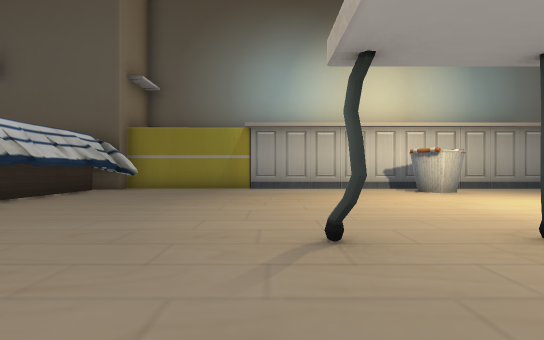
view 1 (above)

18 first-person views from a walk through a scene from a Unity 3-D project. The camera is 1.2 m above the floor, looks level and sees 85° across. The floor is counted in squares, 2 m on a side. Each view is taken from the middle of a square. On the plan, view 1 faces up. The plan holds only what a view shows up to about 9 squares ahead; the rest is blank. The place goes on beyond the plan.

view 2
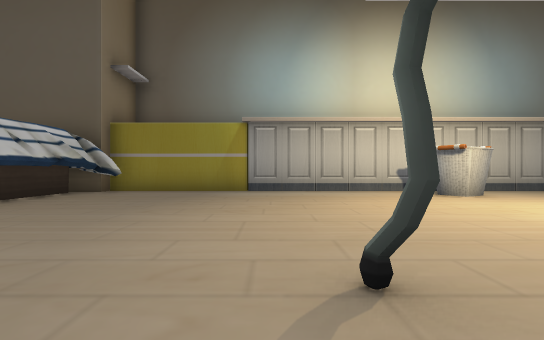

view 3
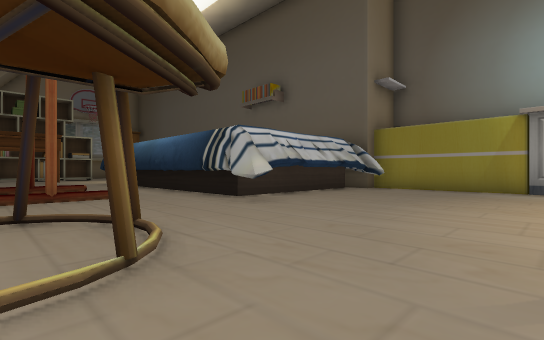

view 4
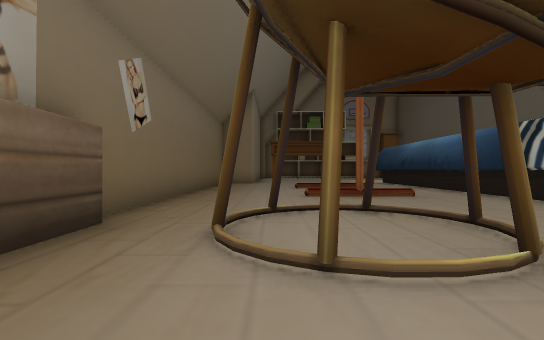

view 5
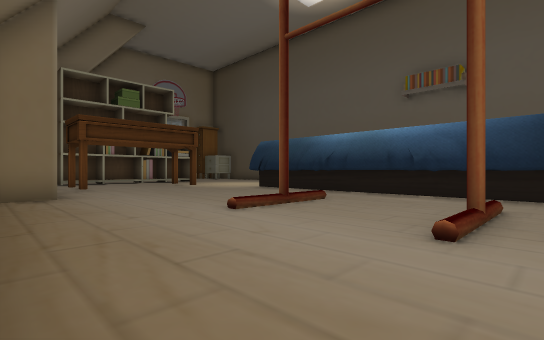

view 6
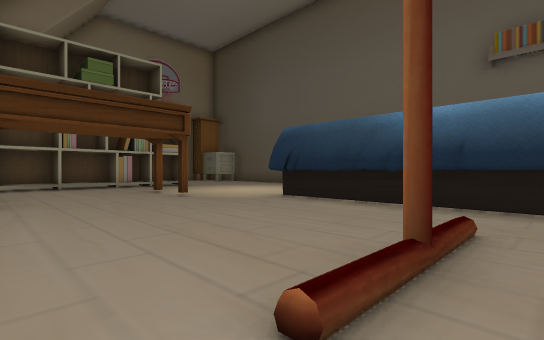

view 7
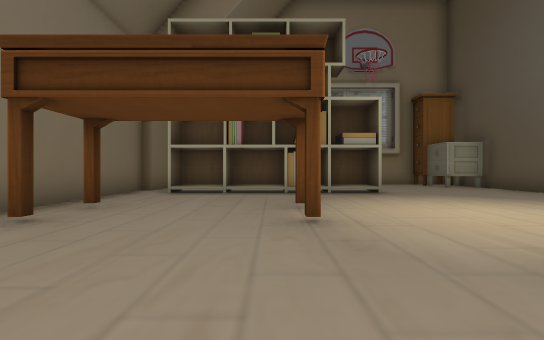

view 8
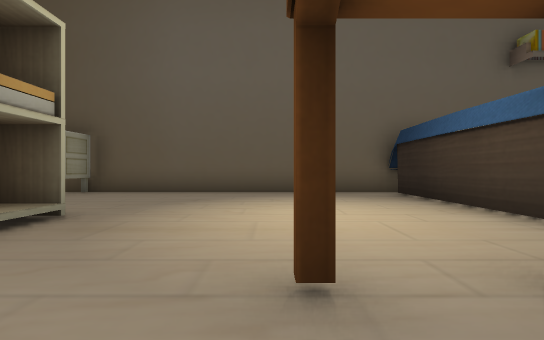

view 9
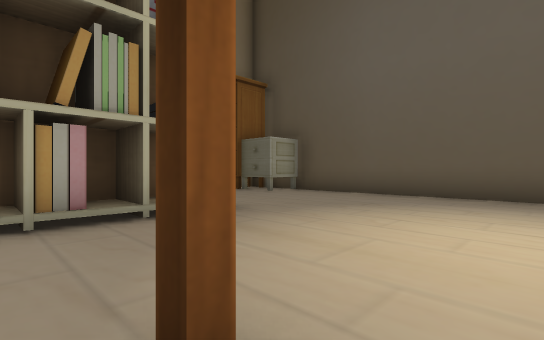

view 10
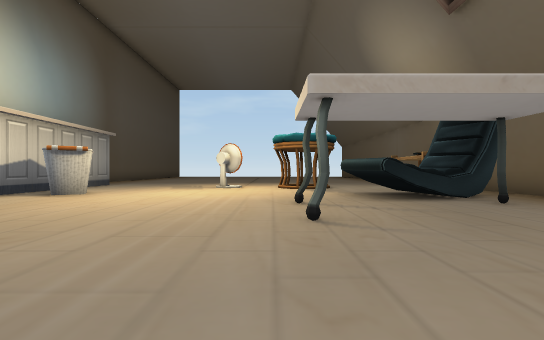

view 11
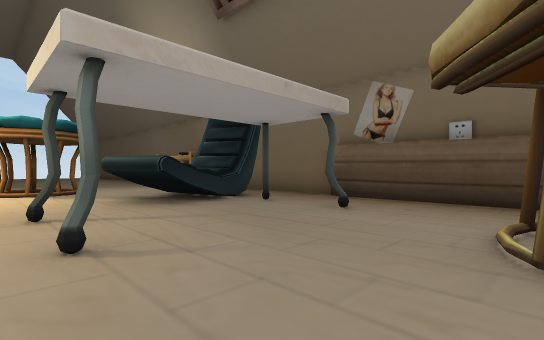

view 12
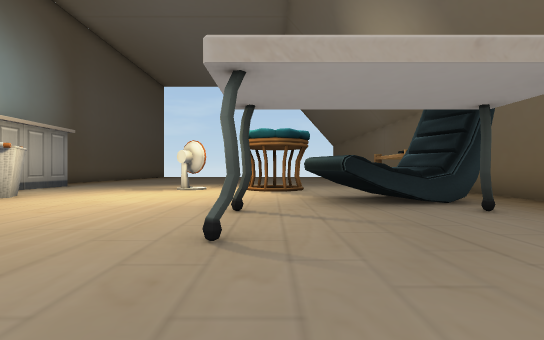

view 13
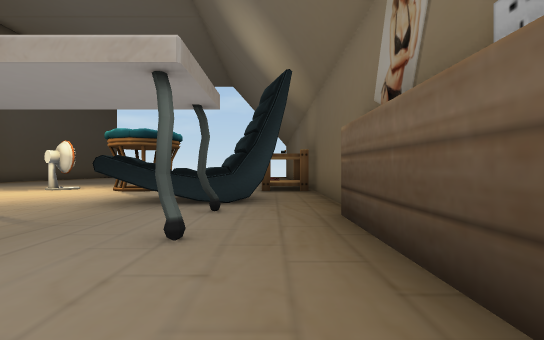

view 14
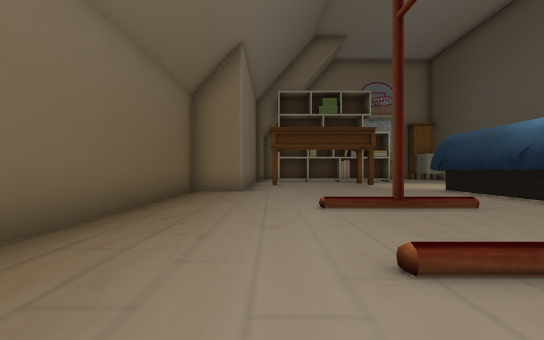

view 15
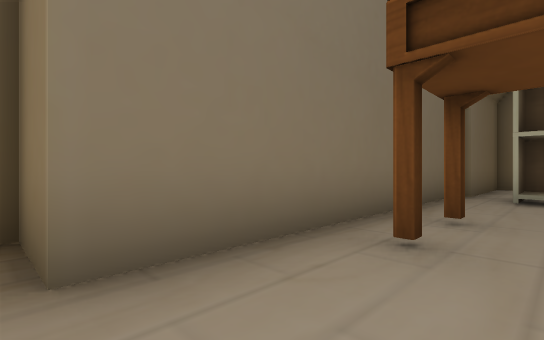

view 16
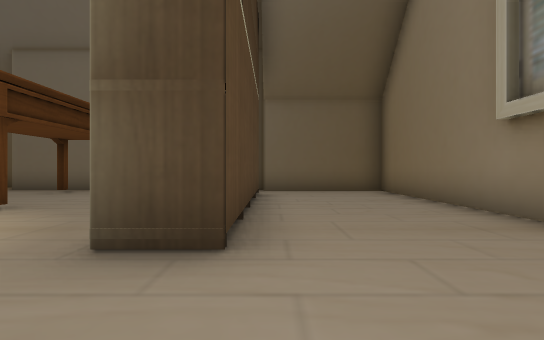

view 17
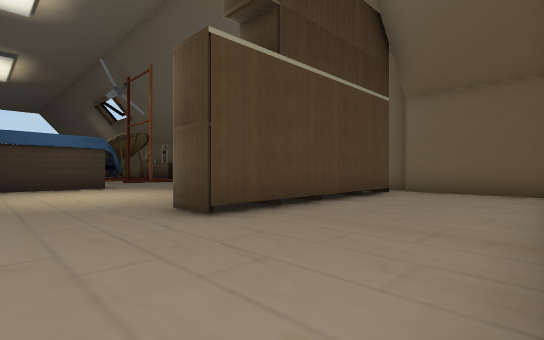

view 18
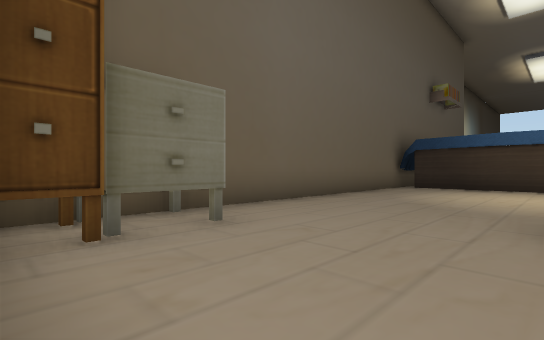

### Floor plan
Key: @ floor where view 1 was taken; # wall or solid block; x gap in a wall; . main floor; : floor 0.25 m higher than the main floor; ^ raised ledge; O other object.
Columns run from 24 left of view 1 to 7 right of it. Each row starts with its distance up from view 1.
 10   ##########       #############
  9  ##........#       ##...........
  8 ###........#       #........OO..
  7 ...........#       #............
  6 ...........#       #............
  5 ...##......#       #...........#
  4 ...#:......#########...........#
  3 ...##..........................#
  2 ...##..#.#.....................#
  1 ...##.................#....##..#
  0 ...#:...................@..^^ ..
 -1 ...##...............#x......##..
 -2 ###########....................#
 -3           #..........######....#
 -4           ############    ######

Positions as (right, up) in squares from view 1, and headings:
1: (0, 0), facing up
2: (0, 1), facing up
3: (0, 0), facing up-left
4: (0, -1), facing left
5: (-6, -3), facing up-left
6: (-9, -1), facing up-left
7: (-12, 2), facing left
8: (-17, 1), facing up
9: (-16, 2), facing up-left
10: (-3, 3), facing right
11: (-2, 3), facing down-right
12: (-2, 2), facing right
13: (-2, -2), facing right
14: (-5, -1), facing left
15: (-13, 0), facing down-left
16: (-21, 7), facing down
17: (-24, 7), facing down-right
18: (-24, 5), facing up-right
